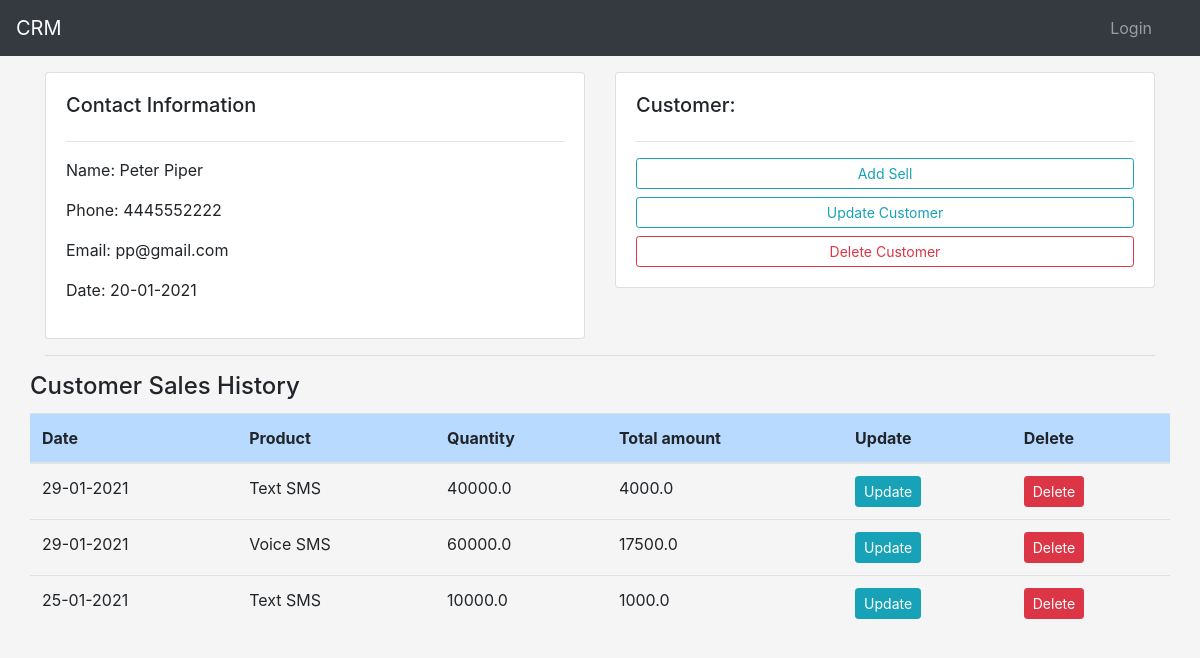
The page /detail/2/ on the database its author committed.
### crm/models.py (models this page shows, shortened)
class Customer(models.Model):
    name = models.CharField(max_length=100)
    phone = models.CharField(max_length=10)
    email = models.CharField(max_length=100)
    date_created = models.DateTimeField(auto_now_add=True)
    owner = models.ForeignKey(User, null=True, on_delete=models.SET_NULL)
    class Meta():
        ordering = ['-date_created']

class Sale(models.Model):
    customer = models.ForeignKey(Customer, null=True, on_delete=models.SET_NULL)
    product = models.ForeignKey(Product, null=True, on_delete=models.SET_NULL)
    date_created = models.DateTimeField(auto_now_add=True)
    quantity = models.FloatField()
    total_amount = models.FloatField()
    owner = models.ForeignKey(User, null=True, on_delete=models.SET_NULL)
    class Meta():
        ordering = ['-date_created']

class Product(models.Model):
    name = models.CharField(max_length=100)
    price = models.FloatField()
    description = models.TextField()
    def __str__(self):
        return self.name

### crm/views.py (the view)
# urls.py: path("detail/<int:pk>/", views.detail, name="crm-detail"),
def detail(request, pk):
    customer = Customer.objects.get(id=pk) # Getting customer id
    customer_sale = customer.sale_set.all() # Getting all sales of that customer
    context = {
        "customer":customer,
        "customer_sale":customer_sale
    }
    return render(request, "crm/detail.html", context)

### crm/templates/crm/detail.html
{% extends "crm/base.html" %}
{% block content %}
<div class="container">
    <div class="row mt-3">
        <div class="col-md-6">
            <div class="card card-body">
                <h5>Contact Information</h5>
                <hr>
                <p>Name:  {{ customer.name }}</p>
                <p>Phone: {{ customer.phone }}</p>
                <p>Email: {{ customer.email }}</p>
                <p>Date: {{ customer.date_created | date:'d-m-Y' }}</p>
            </div>
         </div>
        <div class="col-md-6">
            <div class="card card-body">
                <h5>Customer:</h5>
                <hr>
                <a class="btn btn-outline-info btn-sm btn-block" href="{% url 'crm-sales' customer.id %}">Add Sell </a>
                <a class="btn btn-outline-info  btn-sm btn-block" href="{% url 'crm-update-customer' customer.id %}">Update Customer</a>
                <a class="btn btn-outline-danger  btn-sm btn-block" href="{% url 'crm-delete-customer' customer.id %}">Delete Customer</a>
            </div>
        </div>
    </div>
    <hr>
        <div class="row">
            <h4>Customer Sales History</h4>
            <table class="table mt-1 ">
                <thead>
                    <tr class="table-primary">
                    <th scope="col">Date</th>
                    <th scope="col">Product</th>
                    <th scope="col">Quantity</th>
                    <th scope="col">Total amount</th>
                    <th scope="col"> Update</th>
                    <th scope="col">Delete</th>
                    </tr>
                </thead>
                    {% for cust_sale in customer_sale %}
                        <tr>
                        <td>{{ cust_sale.date_created|date:'d-m-Y' }}</td>
                        <td>{{ cust_sale.product }}</td>
                        <td>{{ cust_sale.quantity }}</td>
                        <td>{{ cust_sale.total_amount }}</td>
                        <td> <a class="btn btn-sm btn-info" href="{% url 'crm-update-sales' cust_sale.id  %}">Update</a></td>
                        <td> <a class="btn btn-sm btn-danger" href="{% url 'crm-delete-sales' cust_sale.id %}">Delete</a></td>
                        </tr>
                    {% endfor %}
            </table>
        </div>
</div>
{% endblock content %}

### crm/templates/crm/base.html (shortened to what this page needs)
{% load static %}
<!doctype html>
<html lang="en">
  <head>
    <link rel="stylesheet" href="https://maxcdn.bootstrapcdn.com/bootstrap/4.0.0/css/bootstrap.min.css">
    <link rel="stylesheet" href="{% static '/css/main.css' %}">
  </head>
  <body>
    {% include "crm/navbar.html" %}
    {% block content %}
    {% endblock %}
  </body>
</html>

### crm/templates/crm/navbar.html (shortened to what this page needs)
<nav class="navbar navbar-expand-lg navbar-dark bg-dark">
    <a class="navbar-brand" href="{% url 'crm-home' %}">CRM</a>
    <div class="collapse navbar-collapse" id="navbarNav">
      <ul class="navbar-nav ml-auto mr-4">
        {% if user.is_authenticated %}
          <li class="nav-item">
            <a class="nav-link" href="{% url 'crm-logout' %}">Logout</a>
          </li>
        {% else %}
          <li class="nav-item">
            <a class="nav-link" href="{% url 'crm-login' %}">Login</a>
          </li>
        {% endif %}
    </div>
</nav>

### static/css/main.css (style rules this page uses)
body { background-color: whitesmoke ; }

### rows shown on the page
Customer: name "Peter Piper", phone "4445552222", email "pp@gmail.com", date_created "20-01-2021"
Sale: date_created "29-01-2021", product "Text SMS", quantity "40000.0", total_amount "4000.0"
Sale: date_created "29-01-2021", product "Voice SMS", quantity "60000.0", total_amount "17500.0"
Sale: date_created "25-01-2021", product "Text SMS", quantity "10000.0", total_amount "1000.0"
